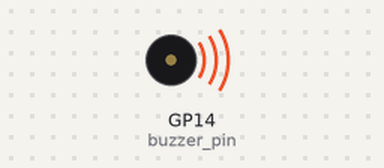
Simulated run of this program. Board: Raspberry Pi Pico running MicroPython. On the bench: buzzer (waves = sounding). At 8.8 s the program stops and its outputs stay as they are.

Above: at 0.1 s.
At 8.8 s:
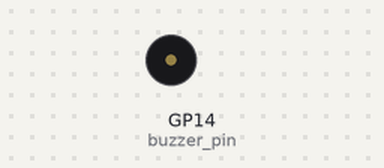
Timing chart, 0 to 10.3 s (numbered marks = the images above):
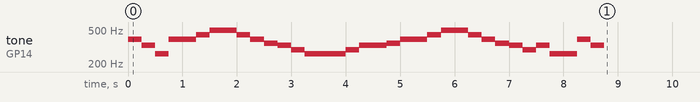

Measured:
- by itself, tone on GP14 (buzzer_pin): plays 392 Hz for 0.25 s, 330 Hz for 0.25 s, 262 Hz for 0.25 s, 392 Hz for 0.50 s, 440 Hz for 0.25 s, 494 Hz for 0.50 s … (27 notes in this stretch)

The program:

teste__2.py
```python
import machine
import utime

# Configuração do pino do buzzer
buzzer_pin = machine.Pin(14, machine.Pin.OUT)

# Frequências das notas do hino do Palmeiras
C = 262
D = 294
E = 330
F = 349
G = 392
A = 440
B = 494

# Toca o hino do Palmeiras
buzzer = machine.PWM(buzzer_pin)
buzzer.duty_u16(32768) # Define a amplitude do sinal
buzzer.freq(G)
utime.sleep(0.25)
buzzer.freq(E)
utime.sleep(0.25)
buzzer.freq(C)
utime.sleep(0.25)
buzzer.freq(G)
utime.sleep(0.25)
buzzer.freq(G)
utime.sleep(0.25)
buzzer.freq(A)
utime.sleep(0.25)
buzzer.freq(B)
utime.sleep(0.5)
buzzer.freq(A)
utime.sleep(0.25)
buzzer.freq(G)
utime.sleep(0.25)
buzzer.freq(F)
utime.sleep(0.25)
buzzer.freq(E)
utime.sleep(0.25)
buzzer.freq(D)
utime.sleep(0.25)
buzzer.freq(C)
utime.sleep(0.5)
buzzer.freq(C)
utime.sleep(0.25)
buzzer.freq(D)
utime.sleep(0.25)
buzzer.freq(E)
utime.sleep(0.25)
buzzer.freq(E)
utime.sleep(0.25)
buzzer.freq(F)
utime.sleep(0.25)
buzzer.freq(G)
utime.sleep(0.25)
buzzer.freq(G)
utime.sleep(0.25)
buzzer.freq(A)
utime.sleep(0.25)
buzzer.freq(B)
utime.sleep(0.5)
buzzer.freq(A)
utime.sleep(0.25)
buzzer.freq(G)
utime.sleep(0.25)
buzzer.freq(F)
utime.sleep(0.25)
buzzer.freq(E)
utime.sleep(0.25)
buzzer.freq(D)
utime.sleep(0.25)
buzzer.freq(E)
utime.sleep(0.25)
buzzer.freq(C)
utime.sleep(0.5)
buzzer.freq(G)
utime.sleep(0.25)
buzzer.freq(E)
utime.sleep(0.25)

# Desliga o buzzer
buzzer.deinit()
```
